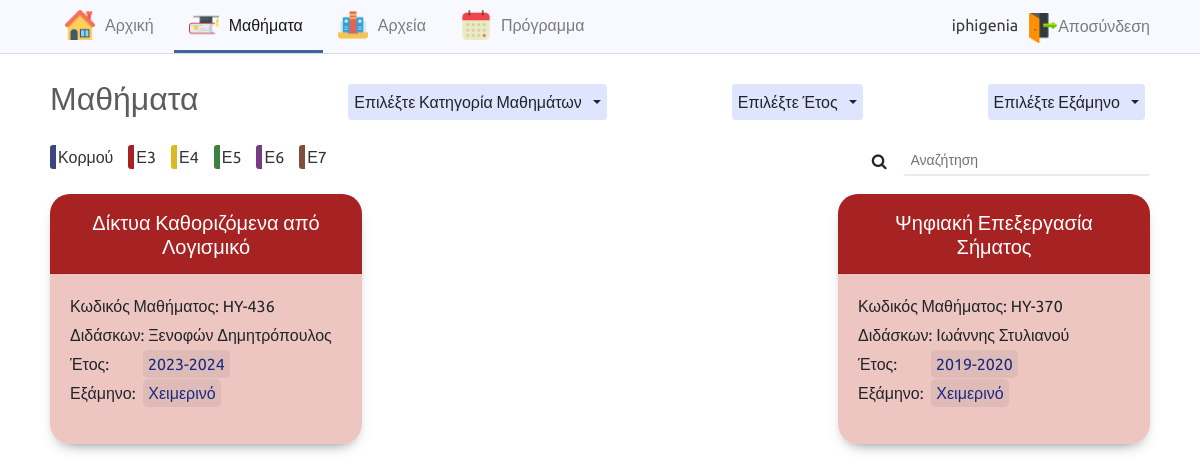
Page /list_lessons.php?type=Ε3 (signed in) on the committed database.
### tables this page shows
CREATE TABLE `lessons` (
  `lesson_id` int(255) NOT NULL,
  `lesson_code` int(255) NOT NULL,
  `lesson_name` varchar(225) NOT NULL,
  `type` enum('Κορμού','Ε3','Ε4','Ε5','Ε6','Ε7') NOT NULL,
  `professor` varchar(225) NOT NULL,
  `year` enum('2016-2017','2017-2018','2018-2019','2019-2020','2020-2021','2023-2024') NOT NULL,
  `semester` enum('Χειμερινό','Εαρινό') NOT NULL
);

### php/types.php (called while the page is built, shortened)
<?php $username = $_SESSION['username'];
    if(isset($_GET['type']) && $_GET['type'] !== ''){
      $type = $_GET['type'];
    }
?>

### php/functions.php (called while the page is built, shortened)
<?php
function setEnums($array,$value) {
    $flag=false;
    $length=count($array);
    for($i=0;$i<$length;$i++){
        if($array[$i]==$value){
            $flag=true;
            break;
        }
    }
    if($flag==false)
        $array[$length]=$value;
    return $array;
}
$sql="SELECT * FROM `lessons` ORDER BY type";
$result = $db->query($sql);
if ($result->num_rows > 0) {
    $typoi = array();
    while($row = $result->fetch_assoc()) {
        $type=$row['type'];
        $typoi=setEnums($typoi,$type);
    }
}
?>

### list_lessons.php (the view, shortened to what this page needs)
<?php
    include("php/log.php");
    include("php/functions.php");
    include("php/types.php");
?>
<!DOCTYPE html>
<html lang="el">
<head>
    <link rel="stylesheet" href="https://stackpath.bootstrapcdn.com/bootstrap/4.4.1/css/bootstrap.min.css"
>
    <link rel="stylesheet" href="https://cdnjs.cloudflare.com/ajax/libs/font-awesome/4.7.0/css/font-awesome.min.css">
    <link rel="stylesheet" href="css/style.css">
</head>
<body>
    <nav class="navbar navbar-expand-lg navbar-light bg-light">
        <div class="collapse navbar-collapse" id="navbarNavDropdown">
            <ul class="navbar-nav menu-left">
                <li class="nav-item">
                    <img class="header-img" src="images/home.png" alt="Home image">
                    <a class="nav-link" href="index.php">Αρχική </a>
                </li>
                <li class="nav-item active">
                    <img class="header-img" src="images/university.png" alt="University image">
                    <a class="nav-link" href="list_lessons.php">Μαθήματα</a>
                </li>
                <li class="nav-item">
                    <img class="header-img" src="images/folder.png" alt="Folder image">
                    <a class="nav-link" href="list_files.php">Αρχεία</a>
                </li>
                <li class="nav-item">
                    <img class="header-img" src="images/calendar.png" alt="Calendar image">
                    <a class="nav-link" href="calendar.php">Πρόγραμμα</a>
                </li>
            </ul>
            <div class="div-log-out">
                <span id="login-name"><?php echo $username; ?></span>
                <span>
                    <a href="php/logout.php" id="logout">
                        <img src="images/logout.png" id="image-logout" alt="Logout image">Αποσύνδεση</a>
                </span>
            </div>
        </div>
    </nav>
    <div class="content">
        <div class="filters">
            <h2><a href="list_lessons.php">Μαθήματα</a></h2>
            <div class="btn-group">
                <button type="button" class="btn ">Επιλέξτε Κατηγορία Μαθημάτων</button>
                <button type="button" class="btn dropdown-toggle dropdown-toggle-split" data-toggle="dropdown"
                    aria-haspopup="true" aria-expanded="false">
                </button>
            </div>
            <div class="btn-group">
                <button type="button" class="btn ">Επιλέξτε Έτος</button>
                <button type="button" class="btn dropdown-toggle dropdown-toggle-split" data-toggle="dropdown"
                    aria-haspopup="true" aria-expanded="false">
                </button>
            </div>
            <div class="btn-group">
                <button type="button" class="btn ">Επιλέξτε Εξάμηνο</button>
                <button type="button" class="btn dropdown-toggle dropdown-toggle-split" data-toggle="dropdown"
                    aria-haspopup="true" aria-expanded="false">
                </button>
            </div>
        </div>
        <div class="types">
            <?php
            $length = count($typoi);
            for($i=0;$i<$length;$i++){
                echo "<div class='types-box'><a href='?type=$typoi[$i]'>$typoi[$i]</a></div>";
            }
            ?>
            <div class="search-form">
            <form class="form-inline d-flex justify-content-center md-form form-sm mt-0" method="get" >
                <i class="fa fa-search" aria-hidden="true"></i>
                <input class="form-control form-control-sm ml-3 w-75" type="text" placeholder="Αναζήτηση" aria-label="Search" name="search" >
            </form>
        </div>
        </div>
        <div class='card-box card-lessons'>
        <?php
            if(isset($_GET['type']) && $_GET['type'] !== '')
                $type_flag=1;
            if($year_flag || $type_flag || $semester_flag || $search_flag){
                if($year_flag && !$type_flag && !$semester_flag && !$search_flag)
                    $sql="SELECT * FROM `lessons` WHERE lessons.year='$year' ORDER BY lesson_name";
                else if(!$year_flag && $type_flag && !$semester_flag && !$search_flag)
                    $sql="SELECT * FROM `lessons` WHERE type='$type' ORDER BY lesson_name";
            }else{
                $sql="SELECT * FROM `lessons` ORDER BY lesson_name";
            }
            $result = $db->query($sql);
            if ($result->num_rows > 0) {
                while($row = $result->fetch_assoc()) {
                    $lesson_id = $row['lesson_id'];
                    $lesson_name = $row['lesson_name'];
                    $year=$row["year"];
                    $semester=$row["semester"];
                echo "<div class='card' style='width: 19rem;'>
                        <div class=' card-body card-body-1'>
                            <h5 class='card-title'><a href='lesson.php?lesson_id=$lesson_id'>".$lesson_name."</a></h5>
                            </div>
                            <div class='card-body card-body-2'>
                            <p class='card-text'>Κωδικός Μαθήματος: HY-". $row["lesson_code"]."</p>
                            <p class='card-text'>Διδάσκων: ". $row["professor"]."</p>
                            <p class='card-text for-year'>Έτος: <a href='?year=$year'>".$row["year"]."</a></p>
                            <p class='card-text for-semester'>Εξάμηνο: <a href='?semester=$semester'>".$row["semester"]."</a></p>
                        </div>
                    </div>";
                }
          ?>
            <?php
        } else {
            echo "<p>Κανένα αποτέλεσμα</p>";
        }
        ?>
        </div>
    </div>
</body>
</html>

### css/style.css (style rules this page uses)
body { max-width: 1905px; margin:0 auto; font-family: 'Ubuntu', sans-serif; }
.content { margin:auto 100px; }
.form-control { border: none; border-bottom: 2px solid #00000014; }
.card-box { display:flex; justify-content: space-between; }
.types { margin-top: 20px; margin-bottom: 5px; }
.types-box a { color:#333; font-size:16px; }
.types-box { display: inline-block; margin-bottom:20px; margin-right:15px; padding-left:2px; border-radius: 3px; }
.card { background-color:rgba(215, 215, 215, 0.101); padding: 20px 10px 0 10px; border: 0; -webkit-box-shadow: 7px 7px 16px -10px rgba(0,0,0,0.75); -moz-box-shadow: 0px 7px 16px -10px rgba(0,0,0,0.75); box-shadow: 0px 7px 16px -10px rgba(0,0,0,0.75); border-radius: 20px; }
.card-body { display:flex; flex-direction:column; justify-content: space-between; }
.card-lessons { flex-wrap: wrap; justify-content: space-between; }
.card-lessons .card { width:312px !important; height:250px; }
.card-lessons .card-body { justify-content:flex-start; }
.card-lessons .card-body-1 h5 { padding:20px; padding-top:15px; padding-bottom:0; text-align:center; }
.card-lessons .card-body-1 { padding-bottom:0; margin-bottom:0; height:80px; justify-content: center; align-items: center; }
.card-lessons .card-body-2 .card-text { margin-bottom:5px; }
.card-lessons .card-text a { background-color: #4e514f17; color: #192a81; padding:5px; border-radius:5px; }
p.card-text.for-semester a { margin-left: 4px; }
p.card-text.for-year a { margin-left: 30px; }
.card-lessons .card-body-1 { border-bottom: 1px solid #0000001c; padding:0; background-color: #3d8041; border-radius: 20px 20px 0 0; }
.card-title a { color:white; }
.card-lessons .card { padding:0; margin-bottom: 50px; }
.card-lessons .card-body-2 { height:170px; justify-content:flex-start; }
#login-name { margin: 0 10px; padding-bottom: 5px; color: rgba(0, 0, 0, 0.77); }
.div-log-out { height:53px; max-width: 500px; display: flex; justify-content: flex-end; align-items: center; float:right; border-bottom:3px solid transparent; margin-right: 100px; }
.div-log-out span { padding-top: 5px; }
.div-log-out a { color:rgba(0,0,0,.5); }
#image-logout { width:30px; height:30px; }
@media (min-width: 992px) { .navbar-expand-lg .navbar-collapse { display:block !important; } }
.bg-light { background-color: #f8f9ff!important; }
.header-img { width:30px; height:30px; margin-left:15px; }
#navbarNavDropdown { border-bottom: 1px solid #00000021; }
.nav-item { padding: 10px 0px 10px 0px; margin: 0px 0px 0px 0px; border-bottom: 3px solid transparent; display:flex; flex-direction: row; align-items: center; }
.nav-item.active { border-bottom: 3px solid hsl(218, 42%, 44%); }
.nav-link { margin-right:10px; padding-right:0px; }
nav.navbar.bg-light { padding: 0px 0px 0px 0px; margin-bottom:25px; }
.collapse.navbar-collapse { display:flex!important; justify-content: space-between; }
.navbar-nav { margin-left: 100px; }
.navbar-nav .nav-link { padding:0px 10px!important; }
.menu-left { float:left; }
h2 a { color:#5c5c5c; text-decoration:none; }
.filters { display: flex; justify-content: space-between; }
.filters h2 { margin-right:30px; }
.filters .btn-group,.filters .btn-group .btn { padding:5px; }
.filters .btn-group .btn { background-color: #dfe4ff; }
.search-form { width: 30%; float: right; }
.search-form .justify-content-center { justify-content: flex-end !important; }
@media (max-width: 1200px) { .content { margin: auto 50px; } }
@media (max-width: 1200px) { .card { width:18rem!important; } }
@media (max-width: 1200px) { .navbar-nav { margin-left: 50px; } }
@media (max-width: 1200px) { .div-log-out { margin-right: 50px; } }
@media (max-width: 1200px) { .navbar-nav { flex-direction: row; } }
@media (max-width: 1200px) { .filters h2 { display: flex; flex-direction: column; } }
@media (max-width: 1200px) { .filters .btn-group { height: 50%; align-self: center; } }

### rows in the picture
lessons: type "Κορμού", type "Ε3", type "Ε4", type "Ε5", type "Ε6", type "Ε7"
lessons: lesson_name "Δίκτυα Καθοριζόμενα από Λογισμικό", lesson_code "436", professor "Ξενοφών Δημητρόπουλος", year "2023-2024", semester "Χειμερινό"
lessons: lesson_name "Ψηφιακή Επεξεργασία Σήματος", lesson_code "370", professor "Ιωάννης Στυλιανού", year "2019-2020", semester "Χειμερινό"

### other values in the picture
$username "iphigenia"
